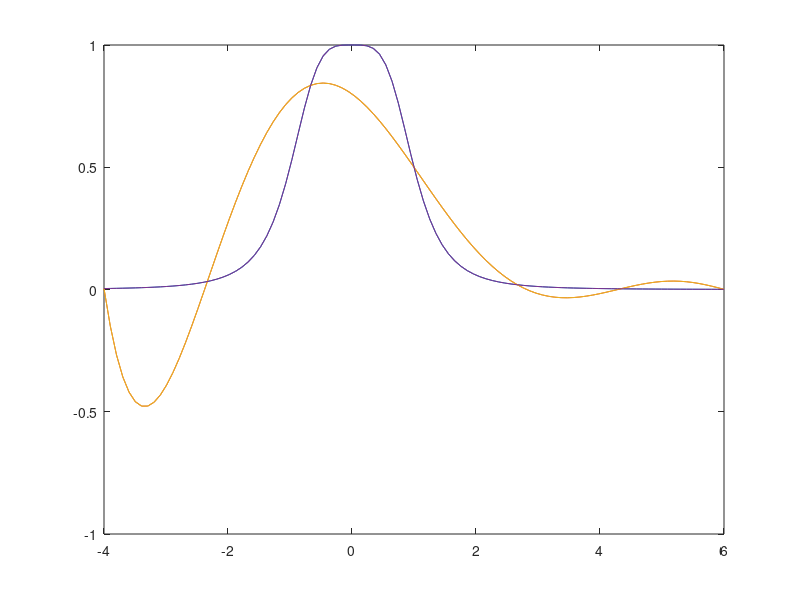

MATLAB code to generate this figure:
%% 1
clc
clear
close all

x = [0 10 19];
y = [3 7 8];

polyval(polyfit(x, y, 2), exp(0.6))

%% 2
clc
clear
close all

f = @(x) exp(-1./x);
a = 1;
b = 2;

n = 6;
k = 0:n;

% valore = (pi*(2.*k+1))./2*(n+1);
% x = -cos(valore)
% numeratore = pi*(2*k+1);
% denominatore = 2*(n+1);
% 
% numeratore/denominatore
% x = -cos(numeratore/denominatore);

x = -cos((pi*(2*k+1))/(2*(n+1)));

z = (a-b)/2.*x+(a+b)/2;

polyfit(z, f(z), 5)

% il primo ha il grado più alto, -> - 0.5247

%% 3
clc
clear
close all

a = 0;
b = 1;

f = @(x) x.*exp(x);

finto = linspace(a, b, 7);
vero = linspace(a,b);

fit = polyfit(finto, f(finto), 6);
val = polyval(fit, vero)


% plot(vero, f(vero), finto, val)
% legend("vero", "finto")

f(0.3) - polyval(fit, 0.3)
f(0.5) - polyval(fit, 0.5)



%% 4
clc
clear
close all

f = @(x) 1./(x.^4+1);
a = -4;
b = 6;
brutto = linspace(a, b, 7);
bello = linspace(a, b);

p = polyfit(brutto, f(brutto), 6);
val = polyval(p, bello)

plot(bello, f(bello), bello, val)

% bastava la teoria --> 5




%% 5
clc
clear
close all



f = @(x) cos(x);
a = 0;
b = pi;
bello = linspace(a, b);
brutto = linspace(a, b, 5);


polyval(polyfit(brutto, f(brutto), 4), pi/7)

%% round 2

%% 1
clc
clear
close all

f = @(x) x.^2+sin(x.^3);

a = 0;
b = 1;
x = linspace(a,b, 5);

fit = polyfit(x, f(x), 4);

spazio = linspace(0,1);
val = polyval(fit,spazio);


abs(f(0.4)- polyval(fit, 0.4))

abs(f(0.5)- polyval(fit, 0.5))


%% 2

clc
clear
close all

f = @(x) cos(x);

a = 0;
b = 2*pi;

x = linspace(a,b,3);

fit = polyfit(x, f(x), 2);

val = polyval(fit, pi/8)


%% 3

clc
clear
close all

x = [3 7 13];
y = [1 4 10];

fit = polyfit(x, y, 2);
val = polyval(fit, sinh(1.2))


%% 4
clc
clear
close all

t = [0 9 13];
v = [20 31 50];

fit = polyfit(t, v, 2);

val = polyval(fit, 10)

%% 5
clc
clear
close all


f = @(x) sin(x);

a = 0;
b = 2*pi;

x = linspace(a,b,6);

fit = polyfit(x, f(x), 5);
val = polyval(fit, 2*pi/9)


%% round 3

%% 1

f = @(x) tan(x);

x = linspace(-pi/3, pi/3, 6)
polyval(polyfit(x, f(x), 5), pi/7)

%% 2
% (si può fare anche solo immaginandoselo)

f = @(x) 1./(x.^4+1);

x = linspace(-4, 6, 7);
xMeglio = linspace(-4, 6)
val = polyval(polyfit(x, f(x), 6), xMeglio)

hold on
plot(xMeglio, val)
plot(xMeglio, f(xMeglio))

%% 3
clc
f = @(x) cos(x);

x = linspace(0, 2*pi, 4);

polyval(polyfit(x, f(x), 3), pi/8)

%% 4

clc
clear
close all

t = [0, 10, 17, 27, 34];

v = [47, 59, 33, 42, 50];

polyval(polyfit(t, v, length(v)-1), 11)



%% 5

f = @(x) x.*exp(x);

x = linspace(0, 1, 7);

val = polyval(polyfit(x, f(x), 6), [0.3 0.5])

err = [f(0.3), f(0.5)]-[val(1) val(2)]

























